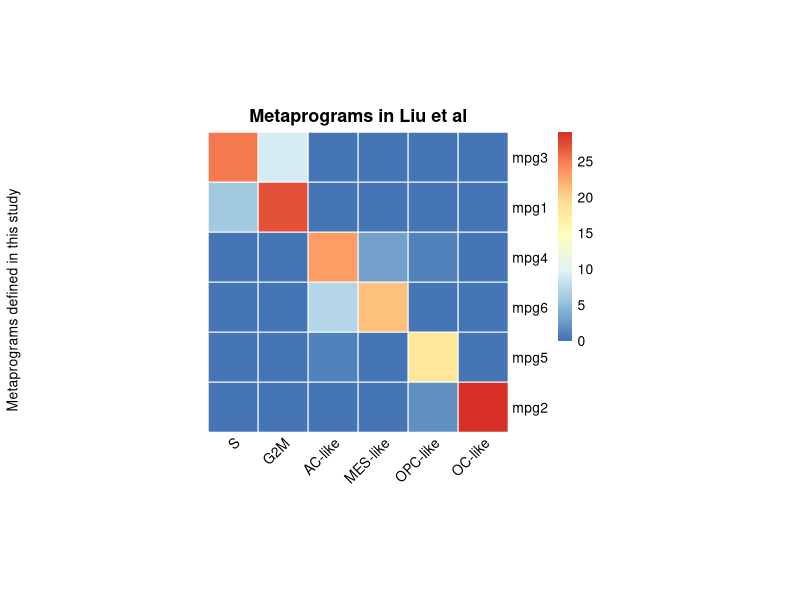
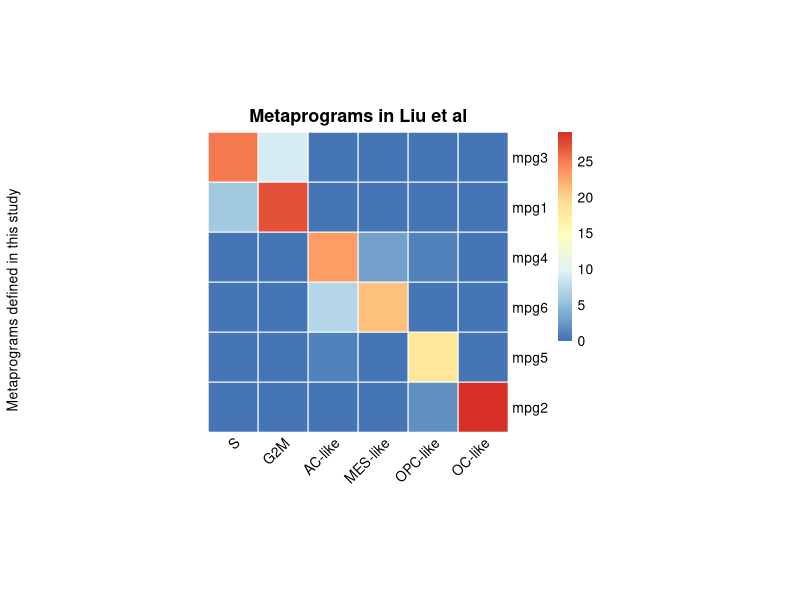

Write R code to recreate these figures, in order.
# =============================================================================
# Overlap of the six metaprograms with the cell states of Liu et al. 2022 (PMID 36471067)
#
# Input : ../data/metaprograms/metaprogram_overlap_liu2022.tsv
# Output: metaprogram_overlap_liu2022.pdf / .png in this directory
#
# Colour = number of genes shared by the 50 signature genes of a metaprogram of this study
# (rows, mpg1 .. mpg6) and the gene set of a state of Liu et al. (columns). The three OPC-like
# gene sets of Liu et al. are merged into one. Rows are ordered so that the best match of each
# metaprogram lies on the diagonal. The colour scale is that of pheatmap (blue = 0, red = highest).
# =============================================================================

suppressPackageStartupMessages(library(pheatmap))

ovl <- read.delim("../data/metaprograms/metaprogram_overlap_liu2022.tsv")
rows <- unique(ovl[order(ovl$row_order), c("metaprogram", "row_order")])
cols <- unique(ovl[order(ovl$col_order), c("liu_state", "col_order")])
mat <- matrix(NA_integer_, nrow(rows), nrow(cols),
              dimnames = list(sub("^M", "mpg", rows$metaprogram), cols$liu_state))
mat[cbind(match(ovl$metaprogram, rows$metaprogram), match(ovl$liu_state, cols$liu_state))] <- ovl$shared_genes
stopifnot(!anyNA(mat), nrow(mat) == 6, ncol(mat) == 6)

ph <- pheatmap(mat, cluster_rows = FALSE, cluster_cols = FALSE, border_color = "white",
               display_numbers = FALSE, angle_col = 45, cellwidth = 36, cellheight = 36,
               main = "Metaprograms in Liu et al", silent = TRUE)

draw_panel <- function() {
  grid::grid.newpage(); grid::grid.draw(ph$gtable)
  grid::grid.text("Metaprograms defined in this study", x = grid::unit(0.015, "npc"), rot = 90, gp = grid::gpar(fontsize = 10))
}
pdf("metaprogram_overlap_liu2022.pdf", width = 4.6, height = 4.2); draw_panel(); invisible(dev.off())
png("metaprogram_overlap_liu2022.png", width = 4.6, height = 4.2, units = "in", res = 300, bg = "white")
draw_panel(); invisible(dev.off())
